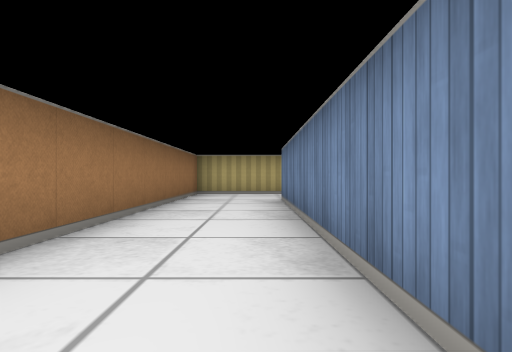
View 1 (above)

23 first-person views from a walk through a cub3D ray-caster map. The camera is about half as high as the walls, looks level and sees 75° across. The floor is counted in squares. Each view is taken from the middle of a square. On the plan, view 1 faces up. The plan holds only what a view shows up to about 9 squares ahead; the rest is blank.

View 2
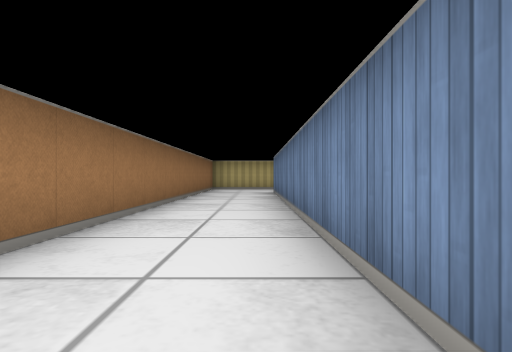

View 3
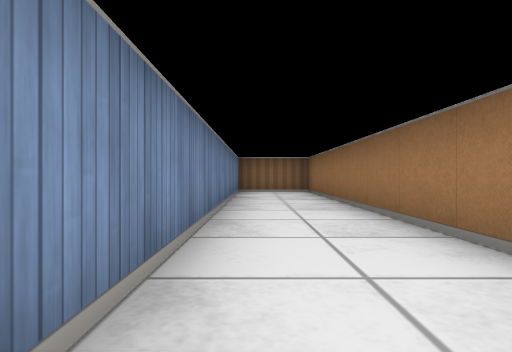

View 4
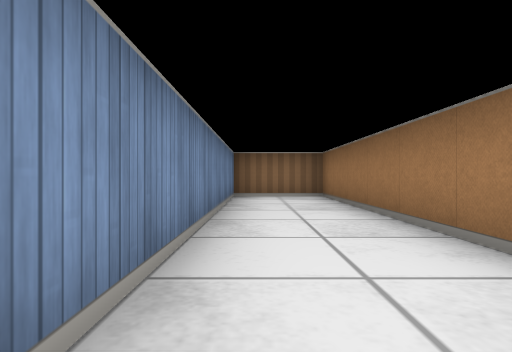

View 5
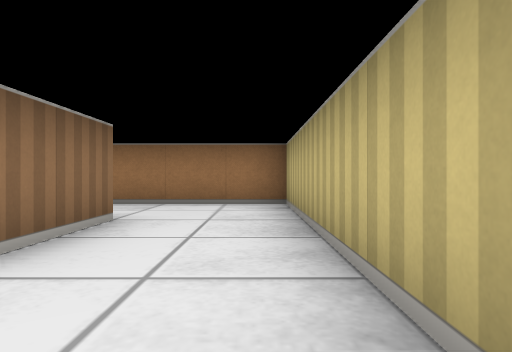

View 6
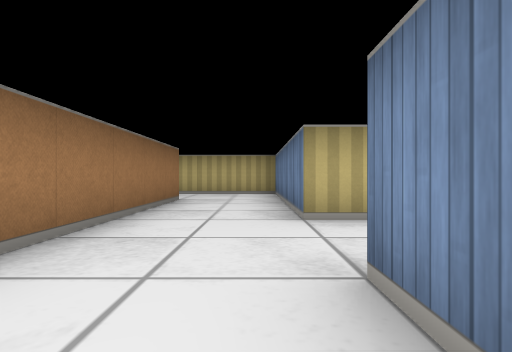

View 7
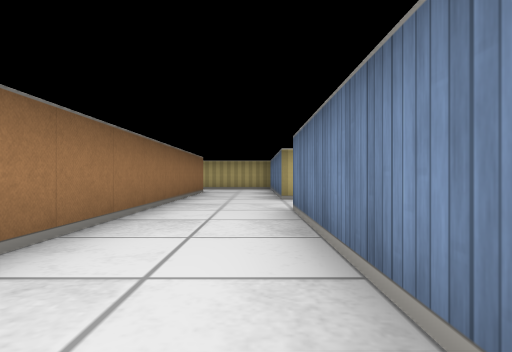

View 8
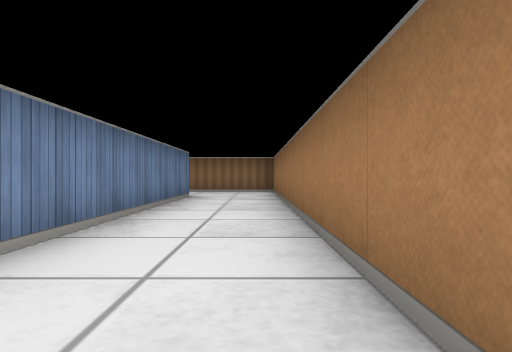

View 9
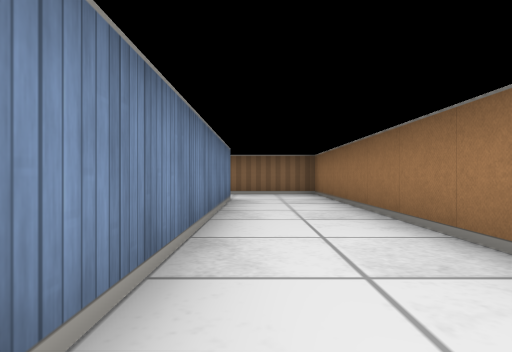

View 10
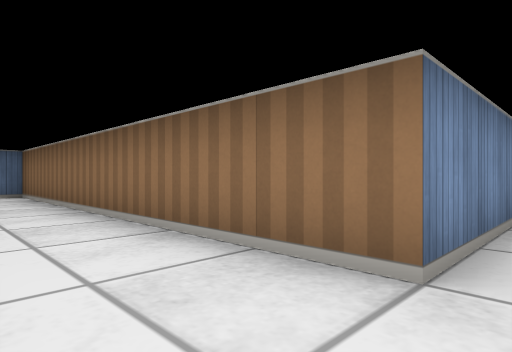

View 11
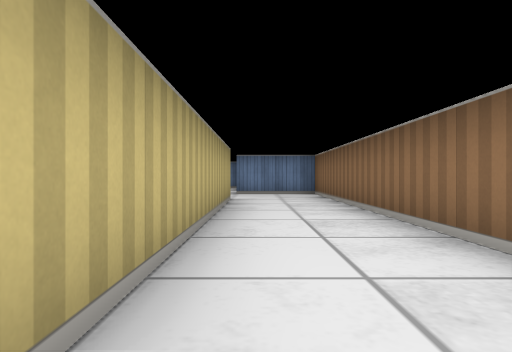

View 12
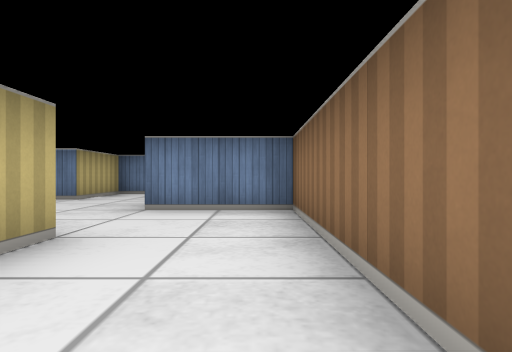

View 13
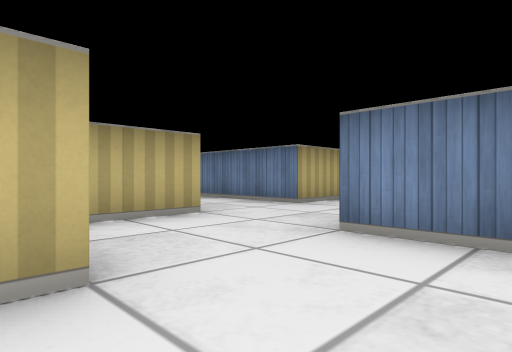

View 14
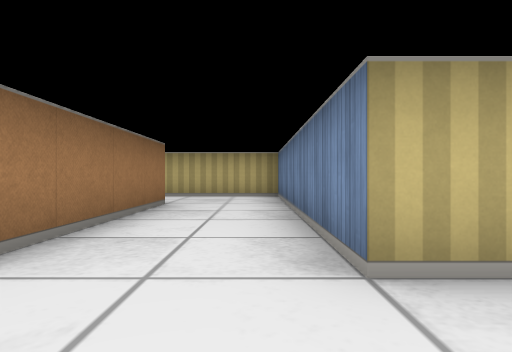

View 15
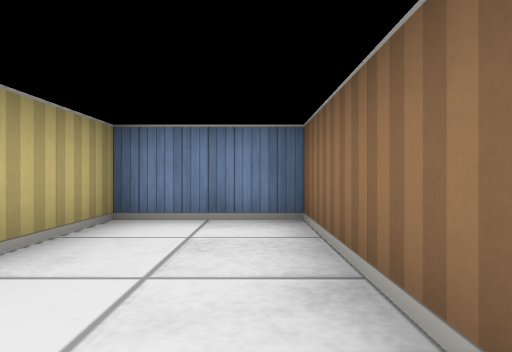

View 16
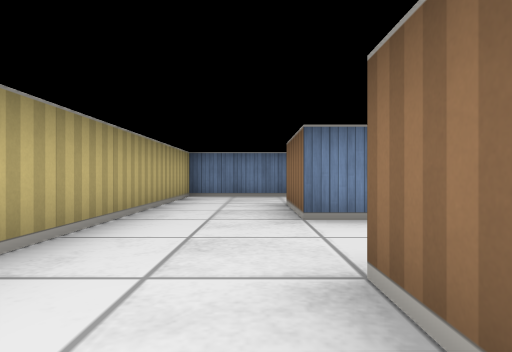

View 17
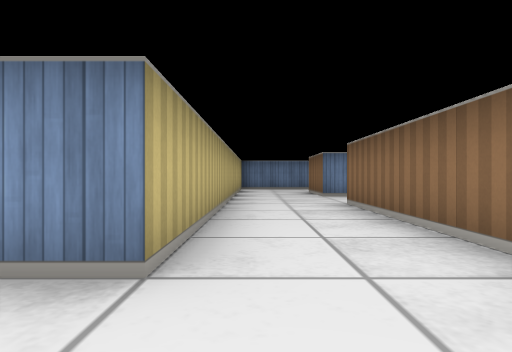

View 18
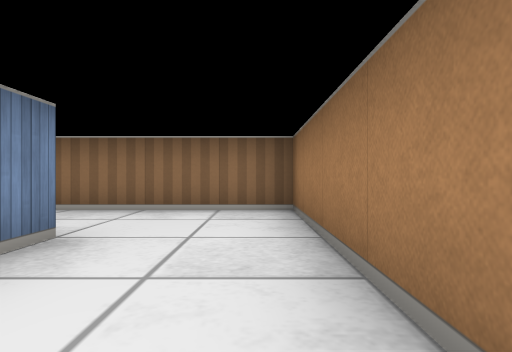

View 19
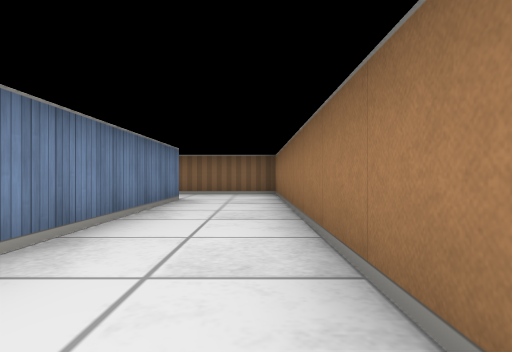

View 20
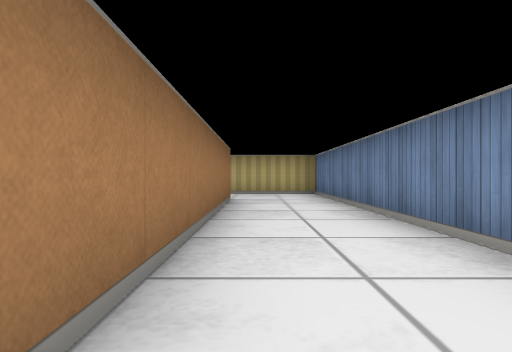

View 21
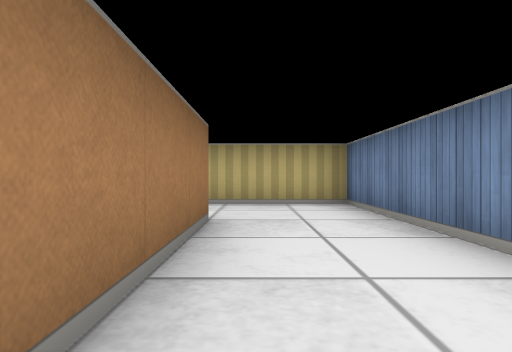

View 22
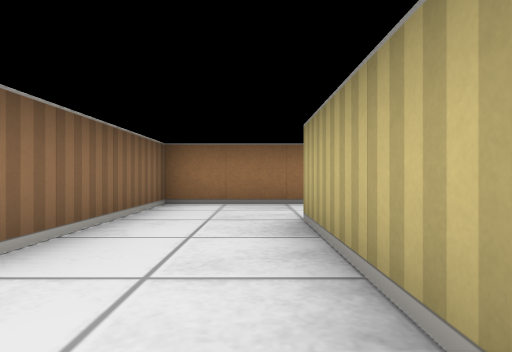

View 23
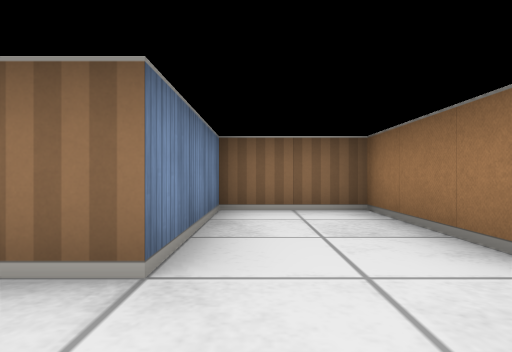

### Floor plan
Ten units are one square. View 1 is at (0, 0); x grows to the right and y downward. Boxes are objects, and circles mark ways between rooms. Rooms are numbered by the first view taken in them; rooms with no view inside come last. Other rooms are left out.
<svg viewBox="-20 -240 190 330">
<path fill="none" stroke="#000" d="M25 -85 -15 -85 -15 85 5 85 5 -65 21 -65M106 -35 45 -35 45 -85 25 -85M125 -55 111 -55M136 -35 165 -35 165 -55 145 -55 145 -115 105 -115M25 -65 25 85 46 85M105 -95 125 -95 125 -59M45 65 45 -15 125 -15 125 -35M85 -91 85 -65 105 -65 105 -95M25 -205 25 -95 85 -95M105 -115 45 -115 45 -225 5 -225M4 -205 21 -205M-15 -229 -15 -205 4 -205"/>
<circle cx="15" cy="-75" r="3" fill="#2a7"/>
<circle cx="115" cy="-105" r="3" fill="#2a7"/>
<circle cx="15" cy="-215" r="3" fill="#2a7"/>
<text x="0" y="-10">1</text>
<text x="80" y="-30">2</text>
<text x="40" y="-140">3</text>
<text x="-10" y="-220">4</text>
</svg>
Room 1 opens to room 2. Room 2 opens to room 3. Room 3 opens to room 4.

Where each view was taken, in squares from view 1:
view 1: 0 up, 0 right, facing up
view 2: 3 down, 0 right, facing up
view 3: 1 up, 0 right, facing down
view 4: 1 down, 0 right, facing down
view 5: 8 up, 4 right, facing left
view 6: 0 up, 4 right, facing up
view 7: 3 down, 4 right, facing up
view 8: 1 up, 3 right, facing down
view 9: 0 up, 4 right, facing down
view 10: 3 up, 4 right, facing down-right
view 11: 3 up, 4 right, facing right
view 12: 2 up, 8 right, facing right
view 13: 2 up, 10 right, facing up-right
view 14: 4 up, 14 right, facing up
view 15: 4 up, 13 right, facing right
view 16: 10 up, 7 right, facing right
view 17: 11 up, 3 right, facing right
view 18: 14 up, 3 right, facing down
view 19: 18 up, 3 right, facing down
view 20: 14 up, 3 right, facing up
view 21: 17 up, 3 right, facing up
view 22: 22 up, 4 right, facing left
view 23: 11 up, 10 right, facing down
